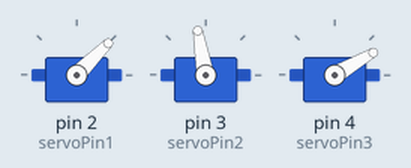
Recording of a sketch running on a simulated Arduino Uno, built with avr-gcc and run on an emulated ATmega328P. On the bench: 3 × servo.

Above: at 0.05 s.
At 2.0 s:
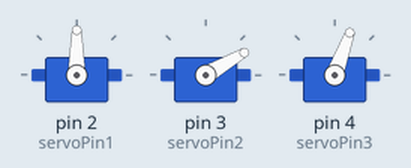
Timing chart, 0 to 4.6 s (numbered marks = the images above):
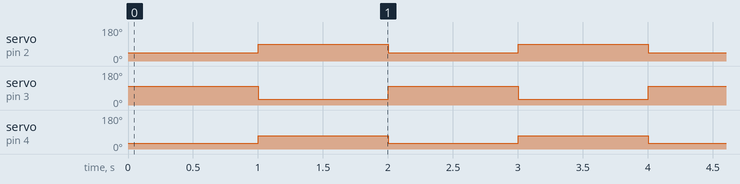

Measured:
- by itself, servo on pin 2 (servoPin1): alternates 90° for 1.0 s and 45° for 1.0 s
- by itself, servo on pin 3 (servoPin2): alternates 100° for 1.0 s and 30° for 1.0 s
- by itself, servo on pin 4 (servoPin3): alternates 70° for 1.0 s and 30° for 1.0 s

The sketch:

sketch_nov02a.ino
```cpp
// Include the Servo library
#include <Servo.h>
// Declare the Servo pin
int servoPin1 = 2;
int servoPin2 = 3;
int servoPin3 = 4;
// Create a servo object
Servo Servo1;
Servo Servo2;
Servo Servo3;
void setup() {
   // We need to attach the servo to the used pin number
   Servo1.attach(servoPin1);
   Servo2.attach(servoPin2);
   Servo3.attach(servoPin3);
}
void loop(){
   // Make servo go to 0 degrees
   Servo1.write(45);
   Servo2.write(100);
   Servo3.write(30);
   delay(1000);

   Servo1.write(90);
   Servo2.write(30);
   Servo3.write(70);
   // Make servo go to 90 degrees
   //Servo1.write(0);
   delay(1000);
   // Make servo go to 180 degrees
  // Servo1.write(180);
   //delay(1000);
}
```
